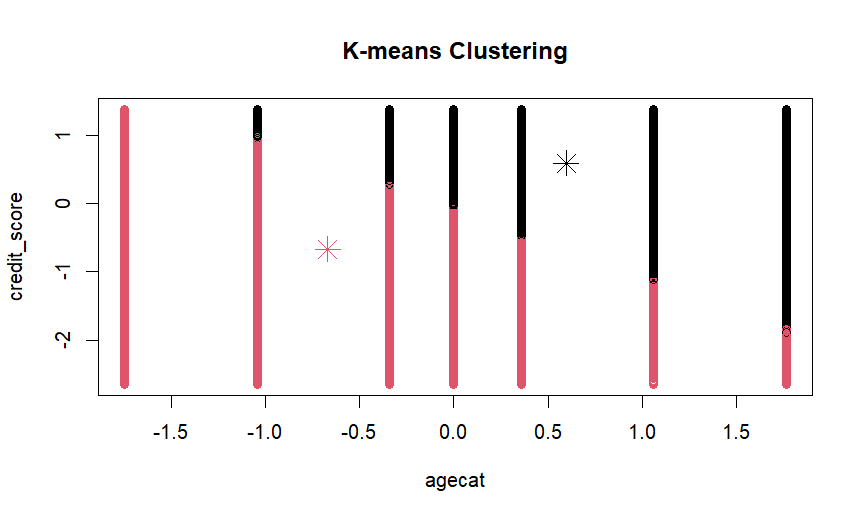

Recreate this plot in R.
# Load necessary libraries
library(cluster)
library(readr)

# Read the CSV file
data <- read_csv("C:/Users/navan/Downloads/data.csv")

# Select relevant columns for clustering
X <- data[, c('agecat', 'credit_score', 'traffic_index')]

# Optionally, you can also scale the data to improve clustering performance
X_scaled <- scale(X)

# Handle missing or infinite values in the scaled data
X_scaled[is.na(X_scaled) | is.infinite(X_scaled)] <- 0  # Replace NA and infinite values with 0

# Specify the number of clusters
numClusters <- 2  # Update with desired number of clusters

# Perform K-means clustering with scaled and cleaned data
kmeans_model <- kmeans(X_scaled, centers = numClusters)

# View cluster centers
print(kmeans_model$centers)

# View cluster assignments
print(kmeans_model$cluster)

# Plotting the clusters
plot(X_scaled, col = kmeans_model$cluster, main = "K-means Clustering", xlab = "agecat", ylab = "credit_score")
points(kmeans_model$centers, col = 1:numClusters, pch = 8, cex = 2)  # Add cluster centers to the plot
